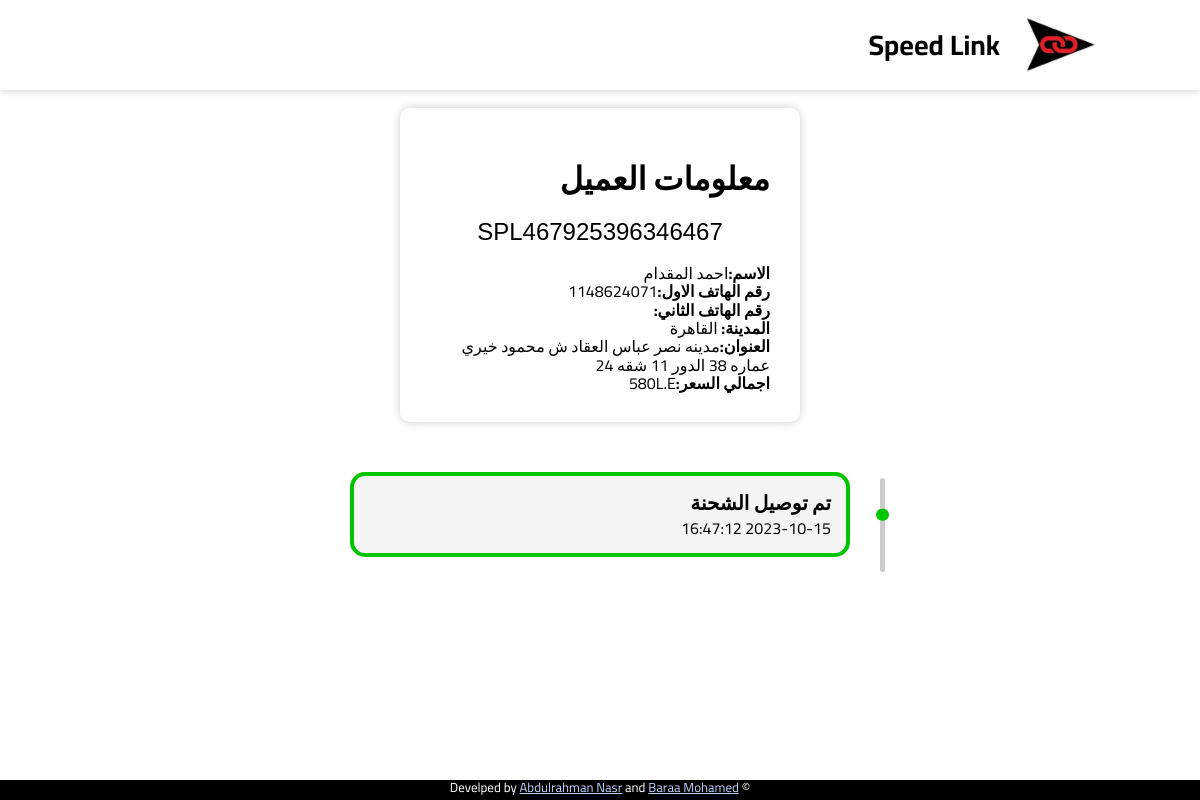
The page /track/SPL467925396346467 on the database its author committed.
### app.py (models this page shows)
class Shipment(db.Model):
    id = db.Column(db.Integer, primary_key=True)
    barcode = db.Column(db.String(18))
    shipper_username = db.Column(db.Integer)
    status = db.Column(db.String(50))
    delivery_id = db.Column(db.Integer)
    shipper_name = db.Column(db.String(100))
    shipper_phone_1 = db.Column(db.String(11))
    shipper_phone_2 = db.Column(db.String(11))
    shipper_address = db.Column(db.String(200))
    shipper_city = db.Column(db.String(100))
    shipper_wallet_code = db.Column(db.String(15))
    shipper_note = db.Column(db.Text)
    recipient_name = db.Column(db.String(100))
    recipient_phone_1 = db.Column(db.String(15))
    recipient_phone_2 = db.Column(db.String(15))
    recipient_address = db.Column(db.String(200))
    recipient_city = db.Column(db.String(100))
    recipient_note = db.Column(db.Text)
    pprice = db.Column(db.Integer)
    dprice = db.Column(db.Integer)
    tprice = db.Column(db.Integer)
    shipment_status = db.Column(db.String(100))
    date = db.Column(db.String(23))
    delivery_date = db.Column(db.String(23) )
    aws_code = db.Column(db.String(25))
    how = db.Column(db.String(25))
    isprint = db.Column(db.Integer)
    issend = db.Column(db.Integer)
    Collector = db.Column(db.Integer)

class ShippingDetail(db.Model):
    id = db.Column(db.Integer, primary_key=True)
    barcode = db.Column(db.String(18))
    shipment_id = db.Column(db.Integer)
    delivery_id = db.Column(db.Integer)
    state = db.Column(db.String(100))
    created_at = db.Column(db.String(23))

### app.py (the view)
@app.route('/track/<barcode>')
def track(barcode):
    info = Shipment.query.filter_by(barcode=barcode).first()
    Detail = ShippingDetail.query.filter_by(barcode=barcode).all()
    Detail = Detail[::-1]
    return render_template('product.html',info=info,D=Detail)

### templates/product.html (shortened to what this page needs)
<!DOCTYPE html>
<html lang="en">
<head>
    <link href="https://fonts.cdnfonts.com/css/barcode-font" rel="stylesheet">
    <link href="https://fonts.cdnfonts.com/css/barcode-font" rel="stylesheet">
    <link rel="stylesheet" href="{{ url_for('static',filename='css/style.css') }}" />
    <link rel="stylesheet" href="{{ url_for('static',filename='css/product.css') }}" />
    <link href="https://fonts.cdnfonts.com/css/barcode-font" rel="stylesheet">
    <link rel="stylesheet" href="https://cdnjs.cloudflare.com/ajax/libs/normalize/8.0.1/normalize.min.css"
    />
</head>
<body dir="rtl">
    <div class="container">
        <header class="header">
            <div class="logo">
                <img src="{{ url_for('static',filename='images/logo.jpg')}}" alt="Speed Link Logo" />
                <h1 class="name">Speed Link</h1>
            </div>
        </header>
        <br>
        <center>
            <div class="section">
                <h1>معلومات العميل</h1>
                <div class="barcode">
                    <p class="barcode">{{ info.barcode }}</p>
                </div>
                <br>
                <p><strong>الاسم:</strong>{{ info.recipient_name }}</p>
                <p><strong>رقم الهاتف الاول:</strong>{{ info.recipient_phone_1 }}</p>
                <p><strong>رقم الهاتف الثاني:</strong>{{ info.recipient_phone_2 }}</p>
                <p><strong>المدينة:</strong>
                    {% if info.recipient_city == '1' %}
                    القاهرة
                {% elif info.recipient_city == '2' %}
                    البحيرة
                {% elif info.recipient_city == '3' %}
                    الاسكندرية
                {% elif info.recipient_city == '4' %}
                    الدلتا
                {% elif info.recipient_city == '5' %}
                    الاسماعيلية
                {% elif info.recipient_city == '6' %}
                    بورسعيد
                {% elif info.recipient_city == '7' %}
                    السويس
                {% elif info.recipient_city == '8' %}
                    الشرقية
                {% elif info.recipient_city == '9' %}
                    بنى سويف
                {% elif info.recipient_city == '10' %}
                    المنيا
                {% elif info.recipient_city == '11' %}
                    اسيوط
                {% elif info.recipient_city == '12' %}
                    سوهاج
                {% elif info.recipient_city == '13' %}
                    الساحل الشمالي
                {% elif info.recipient_city == '14' %}
                    مطروح
                {% elif info.recipient_city == '15' %}
                    قنا
                {% elif info.recipient_city == '16' %}
                    الاقصر
                {% elif info.recipient_city == '17' %}
                    اسوان
                {% elif info.recipient_city == '18' %}
                    شرم الشيخ
                {% elif info.recipient_city == '19' %}
                    الغردقة
                {% elif info.recipient_city == '20' %}
                    مدن البحر الاحمر
                {% elif info.recipient_city == '21' %}
                    الفيوم
                {% elif info.recipient_city == '22' %}
                    خارج التغطية
                {% elif info.recipient_city == '23' %}
                    موقوف
                {% elif info.recipient_city == '24' %}
                    ش
                {% elif info.recipient_city == '25' %}
                    منصورة
                {% elif info.recipient_city == '26' %}
                    قليوب
                {% else %}
                    City not found
                {% endif %}</p>
                <p><strong>العنوان:</strong>{{ info.recipient_address }}</p>
                <p><strong>اجمالي السعر:</strong>{{ info.tprice }}L.E</p>
            </div>
        </center>
        <div class="status-list">
            {% for s in D %}
            <div class="status-item {% if s.state == info.shipment_status %}active{% endif %}">
                <div class="status-content">
                    <h3>{{ s.state }}</h3>
                    <p>{{ s.created_at }}</p>
                </div>
            </div>
            {% endfor %}
        </div>
        <center>
            <footer class="footer">
                <p>
                    &copy; Develped by
                    <a href="#">Abdulrahman Nasr</a> and
                    <a href="#">Baraa Mohamed</a>
                </p>
            </footer>
        </center>
    </div>
</body>
</html>

### static/css/style.css (style rules this page uses)
* { margin: 0; padding: 0; box-sizing: border-box; }
body { font-family: 'Cairo', sans-serif; background: rgb(189, 208, 251); }
.header { padding: 10px 80px; display: flex; align-items: center; justify-content: space-between; box-shadow: 0 2px 6px rgba(0, 0, 0, 0.15); }
.logo img { width: 80px; }
.header { background-color: #fff; }
.header-content, .logo { text-align: center; display: flex; align-items: center; justify-content: space-between; gap: 20px; margin: 0 20px; }
.name { font-size: 28px; font-weight: bold; }
.footer { position: fixed; bottom: 0; width: 100%; height: 20px; background: #000; }
.footer a { color: #bdd0fb; }
.footer p { font-size: 13px; color: #fff; }

### static/css/product.css (style rules this page uses)
* { margin: 0; padding: 0; box-sizing: border-box; }
body { max-height: 100vh; }
.container, body { max-height: 100vh; }
.status-list { display: flex; flex-direction: column; justify-content: center; align-items: center; margin: 50px auto; position: relative; width: fit-content; }
.status-list::before { content: ''; width: 5px; height: 90%; background-color: #ccc; margin-right: 15px; position: absolute; right: -50px; top: 50%; bottom: 50%; transform: translateY(-50%); border-radius: 50px; }
.status-item { display: flex; margin-bottom: 20px; width: 500px; position: relative; }
.status-item.active .status-content { border-color: #00c500; border-width: 4px; color: #000; }
.status-item::before { content: ''; width: 12.5px; height: 12.5px; position: absolute; top: 50%; right: -38.5px; transform: translateY(-50%); background-color: #000; border-radius: 50%; }
.status-item.active::before { background-color: #00c500; }
.status-content { background-color: #aeaeae23; padding: 15px; border: 2px solid #ccc; border-radius: 15px; color: #4141414b; width: 100%; }
.status-content h3 { font-size: 20px; margin-bottom: 5px; }
.status-content p { font-size: 16px; }

### templates/product.html (style rules this page uses)
body { background-color: #fff; }
.section { background-color: #fff; box-shadow: 0px 0px 10px rgba(0, 0, 0, 0.2); border-radius: 10px; padding: 30px; text-align: right; max-width: 400px; }
.barcode { font-size: 50px; text-align: center; margin-top: 10px; font-family: 'barcodeFont', Arial, sans-serif; }
.barcode p { font-family: 'barcodeFont', Arial, sans-serif; font-size: 24px; }

### rows shown on the page
Shipment: barcode "SPL467925396346467", recipient_name "احمد المقدام", recipient_phone_1 "1148624071", recipient_address "مدينه نصر عباس العقاد ش محمود خيري عماره 38 الدور 11 شقه 24", tprice "580"
ShippingDetail: state "تم توصيل الشحنة", created_at "2023-10-15 16:47:12"
